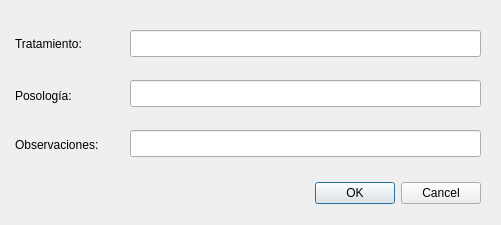
<?xml version="1.0" encoding="UTF-8"?>
<ui version="4.0">
 <class>Dialog_Trat</class>
 <widget class="QDialog" name="Dialog_Trat">
  <property name="windowModality">
   <enum>Qt::ApplicationModal</enum>
  </property>
  <property name="geometry">
   <rect>
    <x>0</x>
    <y>0</y>
    <width>501</width>
    <height>225</height>
   </rect>
  </property>
  <property name="windowTitle">
   <string>Añadir Tratamiento de Apoyo</string>
  </property>
  <widget class="QDialogButtonBox" name="buttonBox">
   <property name="geometry">
    <rect>
     <x>300</x>
     <y>177</y>
     <width>181</width>
     <height>32</height>
    </rect>
   </property>
   <property name="orientation">
    <enum>Qt::Horizontal</enum>
   </property>
   <property name="standardButtons">
    <set>QDialogButtonBox::Cancel|QDialogButtonBox::Ok</set>
   </property>
  </widget>
  <widget class="QLabel" name="label">
   <property name="geometry">
    <rect>
     <x>15</x>
     <y>35</y>
     <width>91</width>
     <height>17</height>
    </rect>
   </property>
   <property name="text">
    <string>Tratamiento:</string>
   </property>
  </widget>
  <widget class="QLineEdit" name="lineEdit_trat">
   <property name="geometry">
    <rect>
     <x>130</x>
     <y>30</y>
     <width>351</width>
     <height>27</height>
    </rect>
   </property>
  </widget>
  <widget class="QLabel" name="label_2">
   <property name="geometry">
    <rect>
     <x>15</x>
     <y>87</y>
     <width>74</width>
     <height>17</height>
    </rect>
   </property>
   <property name="text">
    <string>Posología:</string>
   </property>
  </widget>
  <widget class="QLineEdit" name="lineEdit_pos">
   <property name="geometry">
    <rect>
     <x>130</x>
     <y>80</y>
     <width>351</width>
     <height>27</height>
    </rect>
   </property>
  </widget>
  <widget class="QLabel" name="label_3">
   <property name="geometry">
    <rect>
     <x>15</x>
     <y>136</y>
     <width>106</width>
     <height>17</height>
    </rect>
   </property>
   <property name="text">
    <string>Observaciones:</string>
   </property>
  </widget>
  <widget class="QLineEdit" name="lineEdit_obs">
   <property name="geometry">
    <rect>
     <x>130</x>
     <y>130</y>
     <width>351</width>
     <height>27</height>
    </rect>
   </property>
  </widget>
 </widget>
 <tabstops>
  <tabstop>lineEdit_trat</tabstop>
  <tabstop>lineEdit_pos</tabstop>
  <tabstop>lineEdit_obs</tabstop>
  <tabstop>buttonBox</tabstop>
 </tabstops>
 <resources/>
 <connections>
  <connection>
   <sender>buttonBox</sender>
   <signal>accepted()</signal>
   <receiver>Dialog_Trat</receiver>
   <slot>accept()</slot>
   <hints>
    <hint type="sourcelabel">
     <x>248</x>
     <y>254</y>
    </hint>
    <hint type="destinationlabel">
     <x>157</x>
     <y>274</y>
    </hint>
   </hints>
  </connection>
  <connection>
   <sender>buttonBox</sender>
   <signal>rejected()</signal>
   <receiver>Dialog_Trat</receiver>
   <slot>reject()</slot>
   <hints>
    <hint type="sourcelabel">
     <x>316</x>
     <y>260</y>
    </hint>
    <hint type="destinationlabel">
     <x>286</x>
     <y>274</y>
    </hint>
   </hints>
  </connection>
 </connections>
</ui>
